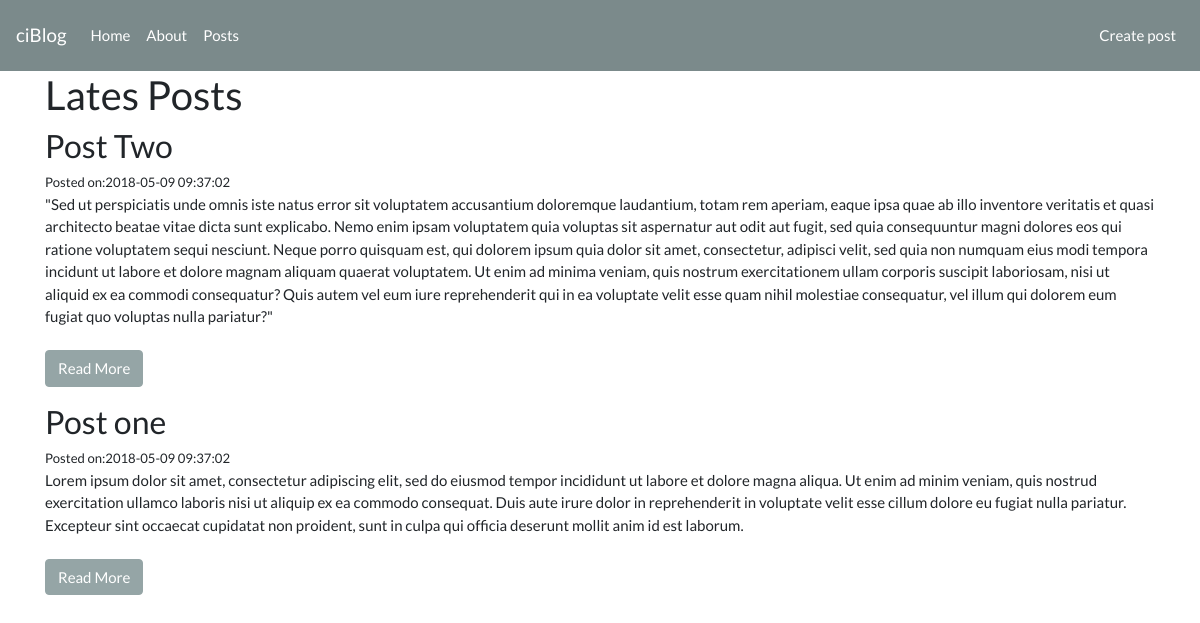
/index.php/posts, run on an earlier commit of the app's database.
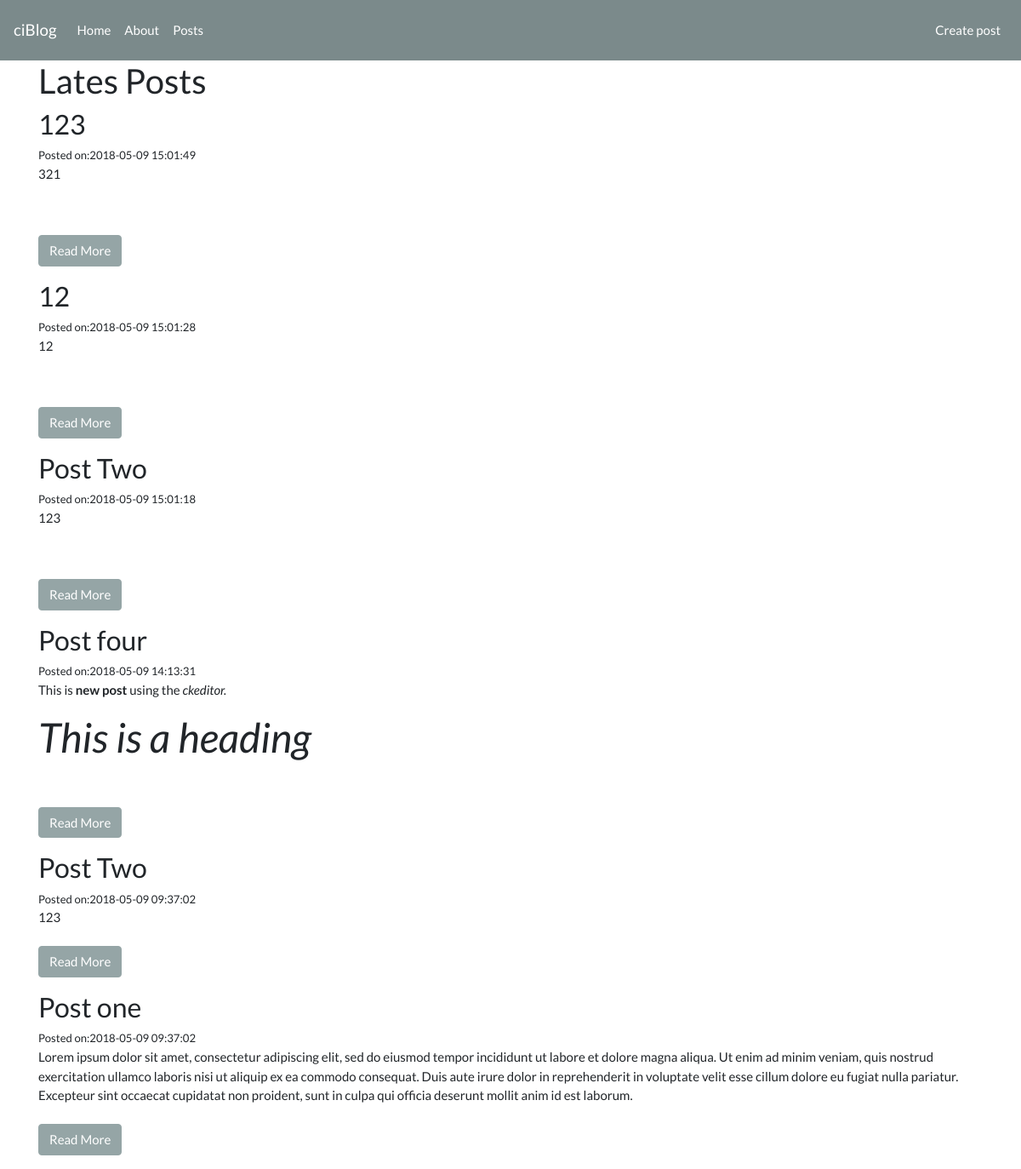
And on a later commit of the database.
### tables this page shows
CREATE TABLE `posts` (
  `id` int(11) NOT NULL,
  `title` varchar(255) NOT NULL,
  `slug` varchar(255) NOT NULL,
  `body` text NOT NULL,
  `created_at` timestamp NOT NULL DEFAULT CURRENT_TIMESTAMP
);

### application/controllers/Posts.php (called while the page is built, shortened)
<?php
    class Posts extends CI_Controller
    {
        public function index()
        {
            $data['title'] = "Lates Posts";
            $data['posts'] = $this->post_model->get_posts();
            $this->load->view('templates/header');
            $this->load->view('posts/index', $data);
            $this->load->view("templates/footer");
        }
    }

### index.php (called while the page is built, shortened)
<?php
require_once BASEPATH.'core/CodeIgniter.php';

### application/models/Post_model.php (called while the page is built, shortened)
<?php
    class Post_model extends CI_Model
    {
        public function get_posts($slug = false)
        {
            if ($slug === false) {
                $this->db->order_by('id', 'DESC');
                $query = $this->db->get('posts');
                return $query->result_array();
            }
            $query = $this->db->get_where('posts', array('slug' => $slug));
            return $query->row_array();
        }
    }

### application/views/posts/index.php (the view)
<h2> <?= $title ?> </h2>
<?php foreach ($posts as $post): ?>
    <h3><?php echo $post['title'] ?></h3>
    <small class="post-date"> Posted on:<?php echo $post['created_at']; ?></small><br>
    <?php echo $post['body'] ?>
    <br><br>
    <p><a class="btn btn-secondary" href="<?php echo site_url('/posts/'.$post['slug']);?>">Read More</a></p>
<?php endforeach; ?>

### application/views/templates/header.php (shortened to what this page needs)
<html
<head>
    <link rel="stylesheet" href="https://bootswatch.com/4/flatly/bootstrap.min.css">
    <link rel="stylesheet" href="<?php echo base_url(); ?>/assets/css/style.css">
</head>
<body>
<nav class="navbar navbar-expand-lg navbar-dark bg-dark">
    <a class="navbar-brand" href="<?php echo base_url(); ?>">ciBlog</a>
    <div class="collapse navbar-collapse" id="navbarColor02">
        <ul class="navbar-nav mr-auto">
            <li class="nav-item ">
                <a class="nav-link" href="<?php echo base_url(); ?>">Home </a>
            </li>
            <li class="nav-item">
                <a class="nav-link" href="<?php echo base_url(); ?>about">About</a>
            </li>
            <li class="nav-item ">
                <a class="nav-link" href="<?php echo base_url(); ?>posts">Posts </a>
            </li>
        </ul>
        <ul class="nav navbar-nav navbar-right">
            <li>
                <a class="nav-link" href="<?php echo base_url();?>posts/create">Create post</a>
            </li>
        </ul>
    </div>
</nav>
<div class="container">

### application/views/templates/footer.php (shortened to what this page needs)
</div>
</body>
</html>

What changed in the data, as far as the page shows it:
added posts: title "123", created_at "2018-05-09 15:01:49", body "321"
added posts: title "12", created_at "2018-05-09 15:01:28", body "12"
added posts: title "Post Two", created_at "2018-05-09 15:01:18", body "123"
added posts: title "Post four", created_at "2018-05-09 14:13:31", body "This is new post using the ckeditor. This is a heading"
changed posts (number 5 of 6 on the later page): body "\"Sed ut perspiciatis unde omnis iste natus error sit voluptatem accusantium doloremque laudantium, totam rem aperiam, eaque ipsa quae ab illo inventore veritatis et quasi architecto beatae vitae dicta sunt explicabo. Nemo enim ipsam voluptatem quia voluptas sit aspernatur aut odit aut fugit, sed quia consequuntur magni dolores eos qui ratione voluptatem sequi nesciunt. Neque porro quisquam est, qui dolorem ipsum quia dolor sit amet, consectetur, adipisci velit, sed quia non numquam eius modi tempora incidunt ut labore et dolore magnam aliquam quaerat voluptatem. Ut enim ad minima veniam, quis nostrum exercitationem ullam corporis suscipit laboriosam, nisi ut aliquid ex ea commodi…" → "123"
